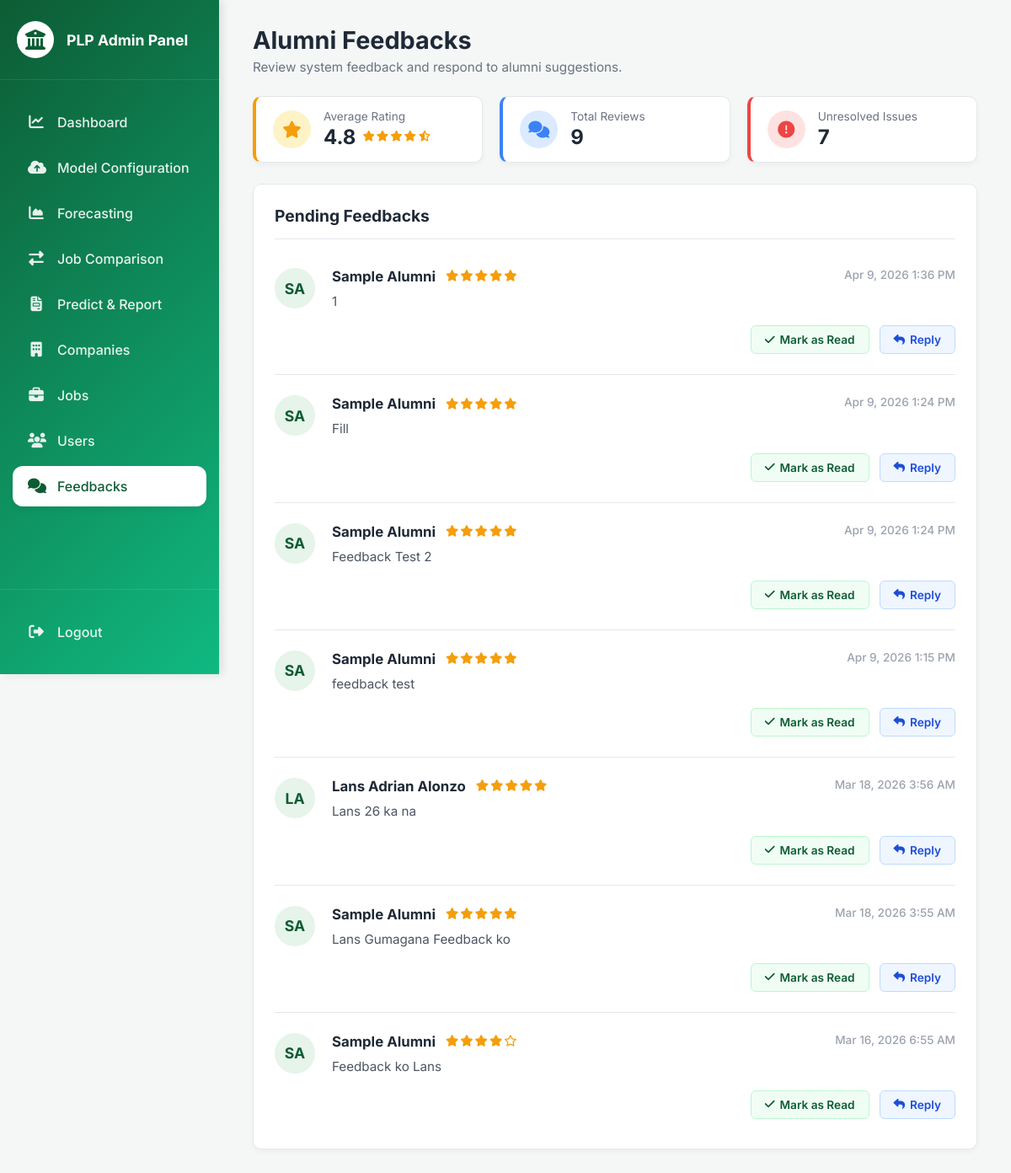
The page /admin/admin_feedbacks.php on the database as committed earlier.
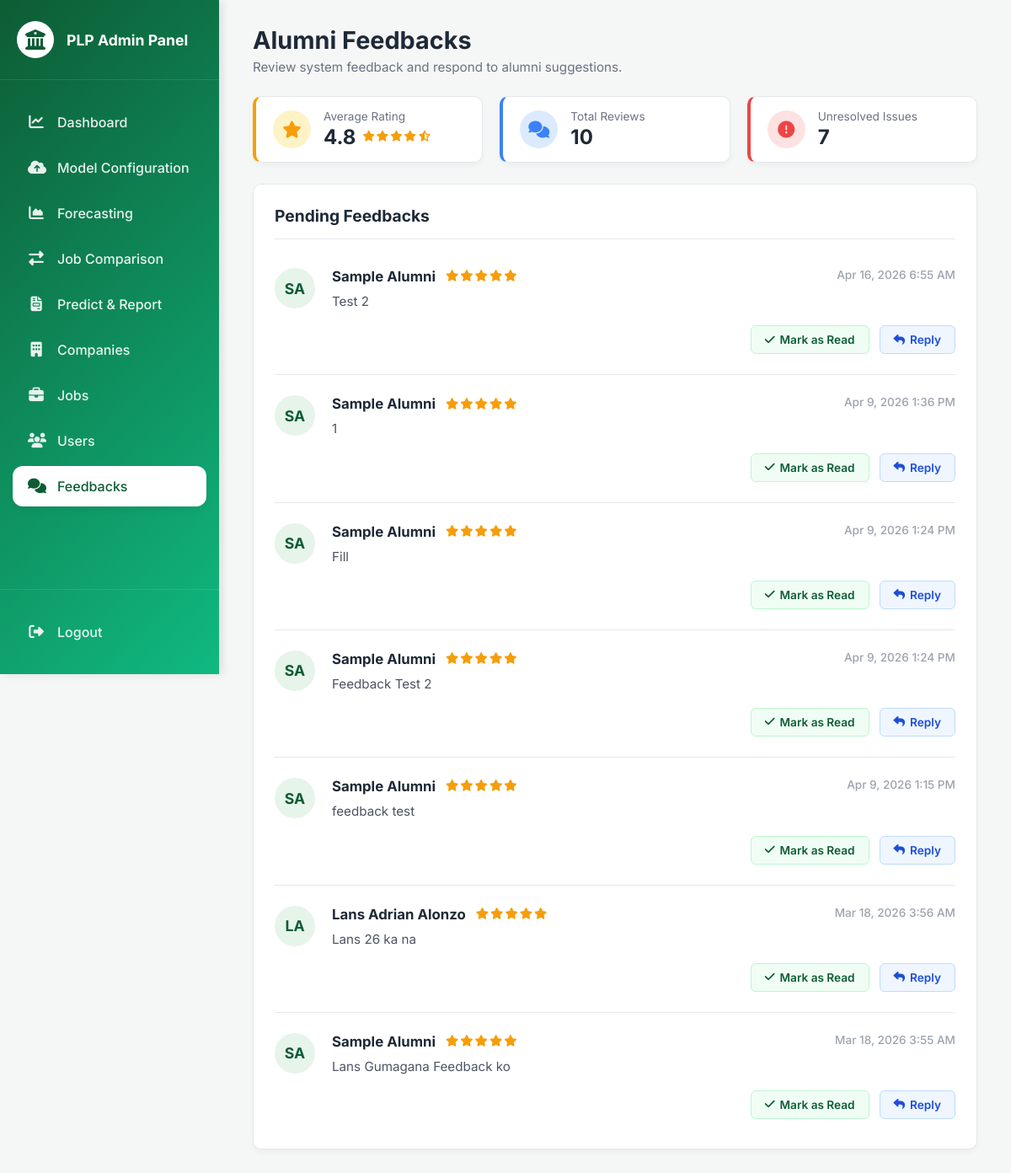
The same page on the database as committed later.
### tables this page shows
CREATE TABLE `feedbacks` (
  `id` int(11) NOT NULL,
  `student_id` int(11) NOT NULL,
  `rating` int(1) NOT NULL,
  `message` text NOT NULL,
  `status` varchar(20) DEFAULT 'Unresolved',
  `created_at` timestamp NOT NULL DEFAULT current_timestamp()
);

CREATE TABLE `users` (
  `id` int(11) NOT NULL,
  `student_id` varchar(20) NOT NULL,
  `full_name` varchar(255) NOT NULL,
  `email` varchar(255) DEFAULT NULL,
  `password` varchar(255) NOT NULL,
  `role` varchar(50) NOT NULL DEFAULT 'alumni',
  `created_at` timestamp NOT NULL DEFAULT current_timestamp(),
  `is_temporary` tinyint(1) NOT NULL DEFAULT 1,
  `program_id` int(11) DEFAULT NULL COMMENT 'Degree/program on file',
  `avg_professional_grade` decimal(5,2) DEFAULT NULL COMMENT 'Coursework avg 0-100',
  `avg_elective_grade` decimal(5,2) DEFAULT NULL COMMENT 'Coursework avg 0-100',
  `record_soft_skills_avg` decimal(5,2) DEFAULT NULL COMMENT 'Official soft skills avg 0-100',
  `record_hard_skills_avg` decimal(5,2) DEFAULT NULL COMMENT 'Official hard skills avg 0-100',
  `gpa` decimal(3,2) DEFAULT NULL COMMENT 'PLP scale 1.00-5.00 (lower is better)',
  `ojt_grade_percent` decimal(5,2) DEFAULT NULL COMMENT 'OJT final 60-100'
);

### admin/admin_feedbacks.php (the view, shortened to what the changed rows need)
<?php
require '../includes/db.php';
$sql = "SELECT f.*, u.full_name, f.student_id AS user_id
        FROM feedbacks f
        JOIN users u ON f.student_id = u.id
        WHERE f.status = 'Unresolved'
        ORDER BY f.created_at DESC";
$feedbacks = $conn->query($sql);
$total_reviews = $conn->query("SELECT COUNT(*) as total FROM feedbacks")->fetch_assoc()['total'];
?>
<!DOCTYPE html>
<html lang="en">
<head>
    <link rel="stylesheet" href="../assets/css/admin-style.css?v=3">
    <link rel="stylesheet" href="https://cdnjs.cloudflare.com/ajax/libs/font-awesome/6.4.0/css/all.min.css">
</head>
<body>
    <main class="admin-main">
        <div class="page-title">
            <h1>Alumni Feedbacks</h1>
        </div>
        <div class="stats-container">
            <div class="admin-card prob-card" style="border-left-color: #3b82f6; padding: 15px 20px; margin-bottom: 0;">
                <div>
                    <p style="color: #6b7280; font-size: 0.85rem; margin-bottom: 2px;">Total Reviews</p>
                    <h3 style="font-size: 1.5rem; color: #1f2937; margin: 0;"><?php echo $total_reviews; ?></h3>
                </div>
            </div>
        </div>
        <div class="admin-card">
            <?php if ($feedbacks && $feedbacks->num_rows > 0):
                while($row = $feedbacks->fetch_assoc()):
                    $words = explode(" ", $row['full_name']);
                    $initials = strtoupper(substr($words[0], 0, 1) . (isset($words[1]) ? substr($words[1], 0, 1) : ""));
                    $time_ago = date('M j, Y g:i A', strtotime($row['created_at']));
            ?>
                <div class="feedback-item">
                    <div class="user-avatar"><?php echo $initials; ?></div>
                    <div class="feedback-content">
                        <div class="feedback-header">
                            <div class="feedback-author">
                                <strong><?php echo htmlspecialchars($row['full_name']); ?></strong>
                                <div class="star-rating">
                                    <?php for($i=1; $i<=5; $i++) {
                                        echo ($i <= $row['rating']) ? '<i class="fas fa-star"></i>' : '<i class="far fa-star"></i>';
                                    } ?>
                                </div>
                            </div>
                            <span class="feedback-time"><?php echo $time_ago; ?></span>
                        </div>
                        <p class="feedback-message">
                            <?php echo nl2br(htmlspecialchars($row['message'])); ?>
                        </p>
                        <div class="feedback-actions">
                            <a href="process_feedback.php?read_id=<?php echo $row['id']; ?>" class="btn-action btn-mark">
                                <i class="fas fa-check"></i> Mark as Read
                            </a>
                            <button onclick="openReplyModal(<?php echo $row['id']; ?>, <?php echo $row['user_id']; ?>, '<?php echo addslashes($row['full_name']); ?>')" class="btn-action btn-reply">
                                <i class="fas fa-reply"></i> Reply
                            </button>
                        </div>
                    </div>
                </div>
            <?php endwhile; else: ?>
                <p style="text-align: center; color: #6b7280; padding: 40px 20px;">No pending feedback to review at this time.</p>
            <?php endif; ?>
        </div>
    </main>
</body>
</html>

Rows that differ between the two databases and show on the page:
no longer on this page (row edited): feedbacks: student.full_name "SA", student.full_name "Sample Alumni", rating 4 (drawn), created_at "Mar 16, 2026 6:55 AM", message "Feedback ko Lans"
added feedbacks: student.full_name "SA", student.full_name "Sample Alumni", rating 5 (drawn), created_at "Apr 16, 2026 6:55 AM", message "Test 2"
Other text that changed with them:
$total_reviews: "9" → "10"
